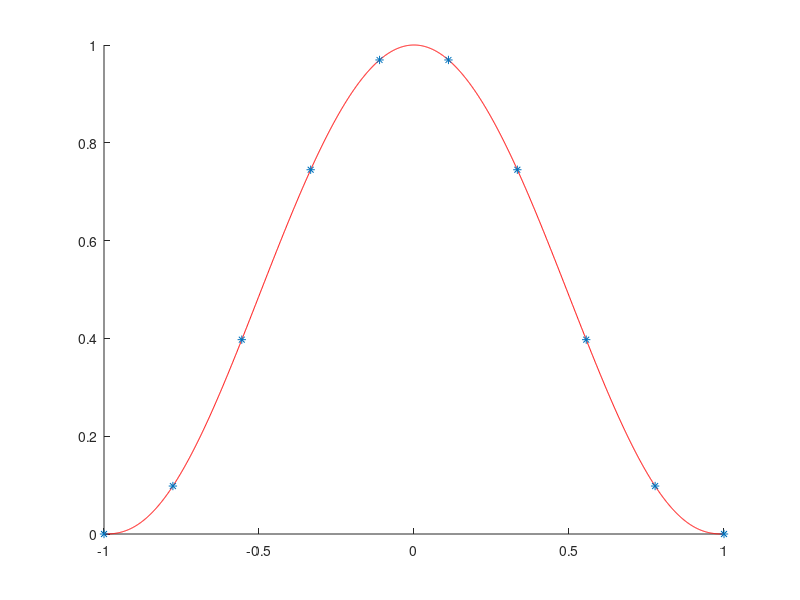

Reproduce this figure in MATLAB. (Note: this script raises an error after producing the figure.)
clc;
clear;
close all;

delta=10^-3;
x=-1:delta:1;
xd=-1:delta:1+delta;
x_new=linspace(-1,1,10);

f=(1-xd.^2).^(5/2);
fd=diff(f)./delta;
f=(1-x.^2).^(5/2);

fd0=fd(1);
fdn=fd(end);

clear fd xd

s=spline(x,f,x_new);
S=spline(x,[fd0 f fdn],x_new); 
plot(x,f,'r',x_new,s,'*',x_new,S,'O','MarkerSize',20);
legend('function','spline_not a knot','spline_Cons')










